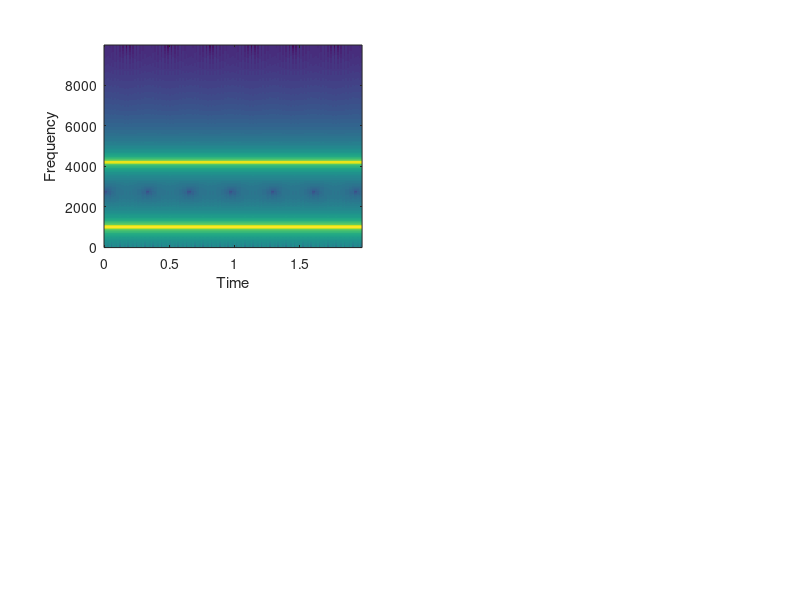

MATLAB code for this plot: (Note: this script raises an error after producing the figure.)
clear;clc

fs = 20000;
intlv = 1/fs;
secs = 2;
tim = intlv:intlv:secs;

freq1 = 1000;
ampl1 = 1;
freq2 = 4200;
ampl2 = 0.5;


wave1 = sin(tim*2*pi*freq1)*ampl1;
wave2 = sin(tim*2*pi*freq2)*ampl2;

addwav = wave1 + wave2;
index = 1;

for nfft = [512 1024 2048 8096]
    subplot(2, 2, index)
    specgram(addwav, nfft, fs)
    title('nfft: ', mat2str(nfft))
    index = index + 1;
end

